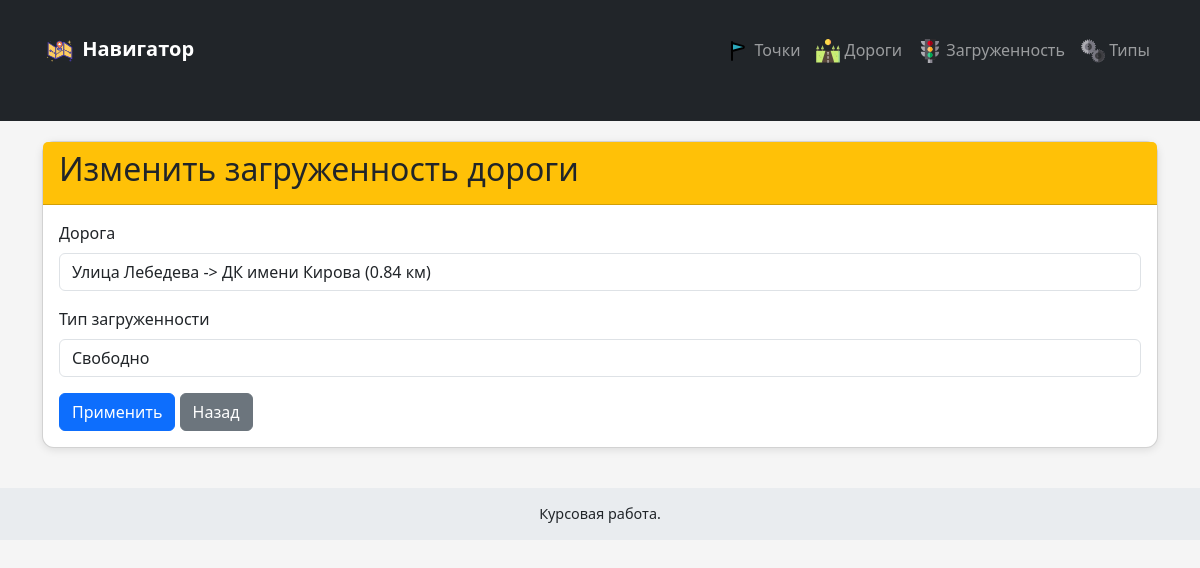
The page /traffic/6/update/ on the database its author committed.
### traffic/models.py (models this page shows, shortened)
class Traffic(models.Model):
    road_segment = models.OneToOneField(
        RoadSegment,
        on_delete=models.CASCADE,
        related_name='traffic',
        verbose_name="Отрезок пути"
    )
    congestion_type = models.ForeignKey(CongestionType, on_delete=models.PROTECT, verbose_name="Тип загруженности")
    last_updated = models.DateTimeField(auto_now=True, verbose_name="Последнее обновление")
    class Meta:
        verbose_name = 'Загруженность дороги'
        verbose_name_plural = 'Загруженность дорог'

### traffic/views.py (the view, shortened to what this page needs)
    def handler(request, pk=None):
        if (pk is not None and request.path.endswith('/update/')) or request.path.endswith('/create/'):
            is_update = pk is not None and request.path.endswith('/update/')
            obj = get_object_or_404(model, pk=pk) if is_update else None
            if request.method == 'POST':
                form = form_class(request.POST, instance=obj)
                if form.is_valid():
                    saved_obj = form.save()
                    if is_update:
                        return redirect(f'{template_base}_detail', pk=saved_obj.pk)
                    else:
                        return redirect(f'{template_base}s')
                return render(request, f'traffic/create_{template_base}.html', {
                    'form': form,
                    template_base: obj,
                    'error': 'Форма была неверной',
                })
            else:
                form = form_class(instance=obj)
                return render(request, f'traffic/create_{template_base}.html', {
                    'form': form,
                    template_base: obj,
                })

### traffic/forms.py
class TrafficForm(ModelForm):
    class Meta:
        model = Traffic
        fields = '__all__'
        exclude = ['last_updated']
        widgets = {
            'road_segment': forms.Select(attrs={'class': 'form-control', 'placeholder': 'Дорога'}),
            'congestion_type': forms.Select(attrs={'class': 'form-control', 'placeholder': 'Тип загруженности'}),
        }

### traffic/models.py (called while the page is built)
    def __str__(self):
        return self.name

    def __str__(self):
        return f"{self.point_a} -> {self.point_b} ({self.distance_km} км)"

    def __str__(self):
        return self.name

### traffic/templates/traffic/create_traffic.html (shortened to what this page needs)
{% extends 'traffic/layout.html' %}
{% block content %}
<div class="card">
    <div class="card-header bg-warning">
        <h2>Изменить загруженность дороги</h2>
    </div>
    <div class="card-body">
        <form method="post">
            <div class="mb-3">
                <label class="form-label">Дорога</label>
                {{ form.road_segment }}
            </div>
            <div class="mb-3">
                <label class="form-label">Тип загруженности</label>
                {{ form.congestion_type }}
            </div>
            <button type="submit" class="btn btn-primary">Применить</button>
            <a href="{% url 'traffic' %}" class="btn btn-secondary">Назад</a>
        </form>
    </div>
</div>
{% endblock %}

### traffic/templates/traffic/layout.html (style rules this page uses)
body { background-color: #f5f5f5; }
.card { margin-top: 20px; border-radius: 12px; box-shadow: 0 2px 8px rgba(0,0,0,0.1); }

### rows shown on the page
Traffic: road_segment "Улица Лебедева -> ДК имени Кирова (0.84 км)", congestion_type "Свободно"
